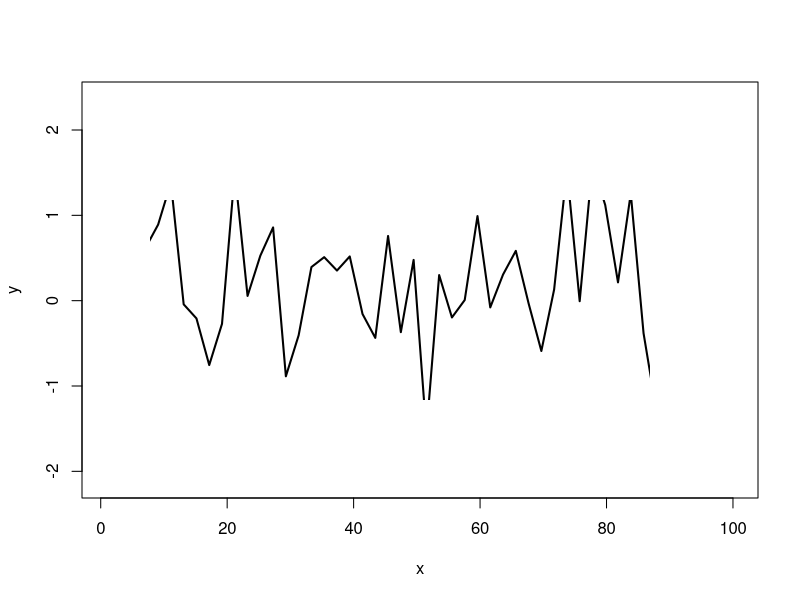

The R script that drew this image:
cat("\014") # Clear consosle output
x <- 1:100
y <- rnorm(100)
plot(x, y, type = "n")
par(mar = c(2,2,2,2), pin = c(5,2))
points(approx(x, y), type = "l", col = 1, lwd = 2)
# points(approx(x, y, method = "constant"), col = 4, pch = "*")

# f <- approxfun(x, y)
# curve(f(x), 0, 11, col = "green2")
# points(x, y)
# is.function(fc <- approxfun(x, y, method = "const")) # TRUE
# curve(fc(x), 0, 10, col = "darkblue", add = TRUE)
# ## different extrapolation on left and right side :
# plot(approxfun(x, y, rule = 2:1), 0, 11,
#      col = "tomato", add = TRUE, lty = 3, lwd = 2)
#
# ## Show treatment of 'ties' :
#
# x <- c(2,2:4,4,4,5,5,7,7,7)
# y <- c(1:6, 5:4, 3:1)
# approx(x, y, xout = x)$y # warning
# (ay <- approx(x, y, xout = x, ties = "ordered")$y)
# stopifnot(ay == c(2,2,3,6,6,6,4,4,1,1,1))
# approx(x, y, xout = x, ties = min)$y
# approx(x, y, xout = x, ties = max)$y
# dat <- data.frame(x=1:10, y=(1:10)^2)
# a <- approx(dat$x, dat$y)
# af <- approxfun(dat$x, dat$y)
#
# plot(dat)
# points(a, pch=2)
# plot(dat)
# curve(af, add=TRUE)


# MAKING FIRST PLOT

# g_range <- range(0, lambdasList, 1)
# plot(
#     lambdasList,
#     type = "o",
#     col = "black",
#     ylim = g_range
# )
# smoothingSpline = smooth.spline(lambdasList, spar=0.35)

# Make x axis using Mon-Fri labels
# axis(1,
#      at = 1:5,
#      lab = c("Mon", "Tue", "Wed", "Thu", "Fri"))

# Make y axis with horizontal labels that display ticks at
# every 4 marks. 4*0:g_range[2] is equivalent to c(0,4,8,12).
# axis(2, las = 1, at = 4 * 0:g_range[2])

# Create box around plot
# box()

# Graph trucks with red dashed line and square points
# lines(
#     secondNode,
#     type = "o",
#     pch = 22,
#     lty = 2,
#     col = "red"
# )

# Create a title with a red, bold/italic font
# title(main = "Время нахождения заявки в системе",
#       col.main = "black",
#       font.main = 4)

# Label the x and y axes with dark green text
# title(xlab = "Time", col.lab = rgb(0, 0.5, 0))
# title(ylab = "Value", col.lab = rgb(0, 0.5, 0))

# Create a legend at (1, g_range[2]) that is slightly smaller
# (cex) and uses the same line colors and points used by
# the actual plots
# legend(
#     1,
#     g_range[2],
#     c("Время прохода"),
#     cex = 0.8,
#     col = c("black"),
#     pch = 21:22,
#     lty = 1:2
# )

# dat <- data.frame(x=1:length(lambdasList), y=lambdasList)
# a <- approx(dat$x, dat$y)
# af <- approxfun(dat$x, dat$y)
# points(a, pch=2)
# curve(af, add=TRUE)
# plot(dat)






















